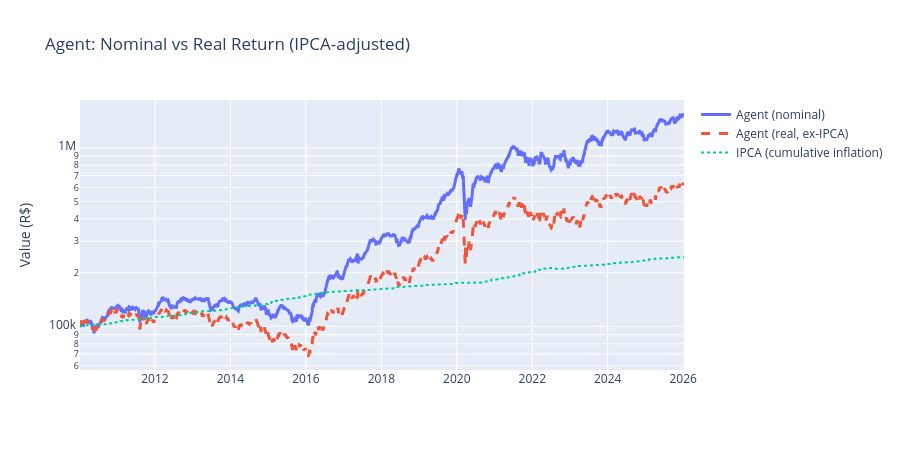

Source (notebook cell):
### Markdown cell above
## 3. Real (Inflation-Adjusted) Return vs IPCA

Nominal gains overstate wealth in a high-inflation economy. Dividing the agent's value by cumulative IPCA gives real purchasing power.

### Code cell
if 'ipca' in macro:
    ipca_val = inflation_curve()
    real_agent = agent / (ipca_val / INITIAL_CAPITAL)

    fig = go.Figure()
    fig.add_trace(go.Scatter(x=dates, y=agent.values, name='Agent (nominal)', line=dict(width=3)))
    fig.add_trace(go.Scatter(x=dates, y=real_agent.values, name='Agent (real, ex-IPCA)',
                             line=dict(width=3, dash='dash')))
    fig.add_trace(go.Scatter(x=dates, y=ipca_val.values, name='IPCA (cumulative inflation)',
                             line=dict(width=2, dash='dot')))
    fig.update_layout(title='Agent: Nominal vs Real Return (IPCA-adjusted)',
                      yaxis_type='log', yaxis_title='Value (R$)', height=450)
    fig.show()

    print(f"Nominal return : {agent.iloc[-1] / INITIAL_CAPITAL - 1:+.1%}")
    print(f"Real return    : {real_agent.iloc[-1] / INITIAL_CAPITAL - 1:+.1%}")
    print(f"Inflation      : {ipca_val.iloc[-1] / INITIAL_CAPITAL - 1:+.1%}")
else:
    print('IPCA not available')

### Figure 1 — Plotly figure (JSON) as saved in the notebook; plotly's stock layout.template omitted (floating-point values rounded to 4 significant figures; data arrays with more than 128 entries replaced by an {"elided": "..."} marker saying what was removed)
{"data": [{"line": {"width": 3}, "name": "Agent (nominal)", "type": "scatter", "x": {"elided": "3965 str values"}, "y": {"elided": "3965 float values"}}, {"line": {"dash": "dash", "width": 3}, "name": "Agent (real, ex-IPCA)", "type": "scatter", "x": {"elided": "3965 str values"}, "y": {"elided": "3965 float values"}}, {"line": {"dash": "dot", "width": 2}, "name": "IPCA (cumulative inflation)", "type": "scatter", "x": {"elided": "3965 str values"}, "y": {"elided": "3965 float values"}}], "layout": {"height": 450, "title": {"text": "Agent: Nominal vs Real Return (IPCA-adjusted)"}, "yaxis": {"title": {"text": "Value (R$)"}, "type": "log"}}}
